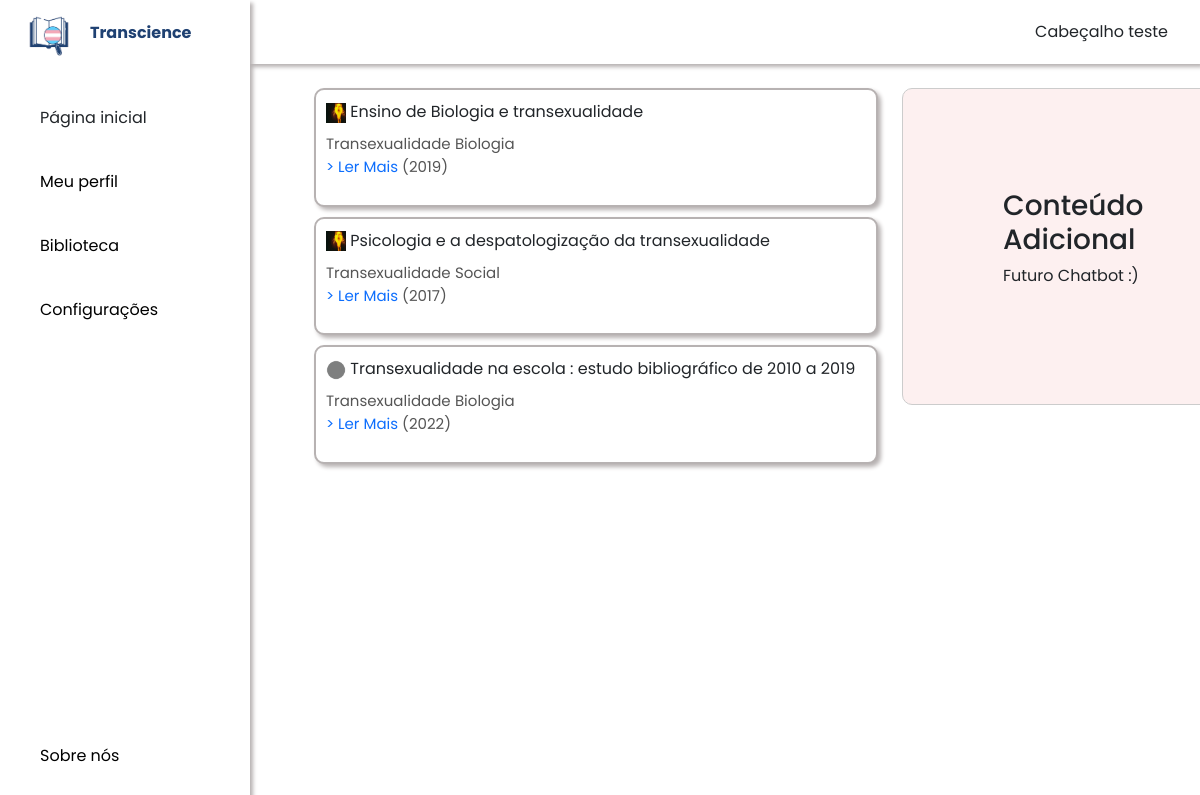
Page /biblioteca/index/ on the earlier database version.
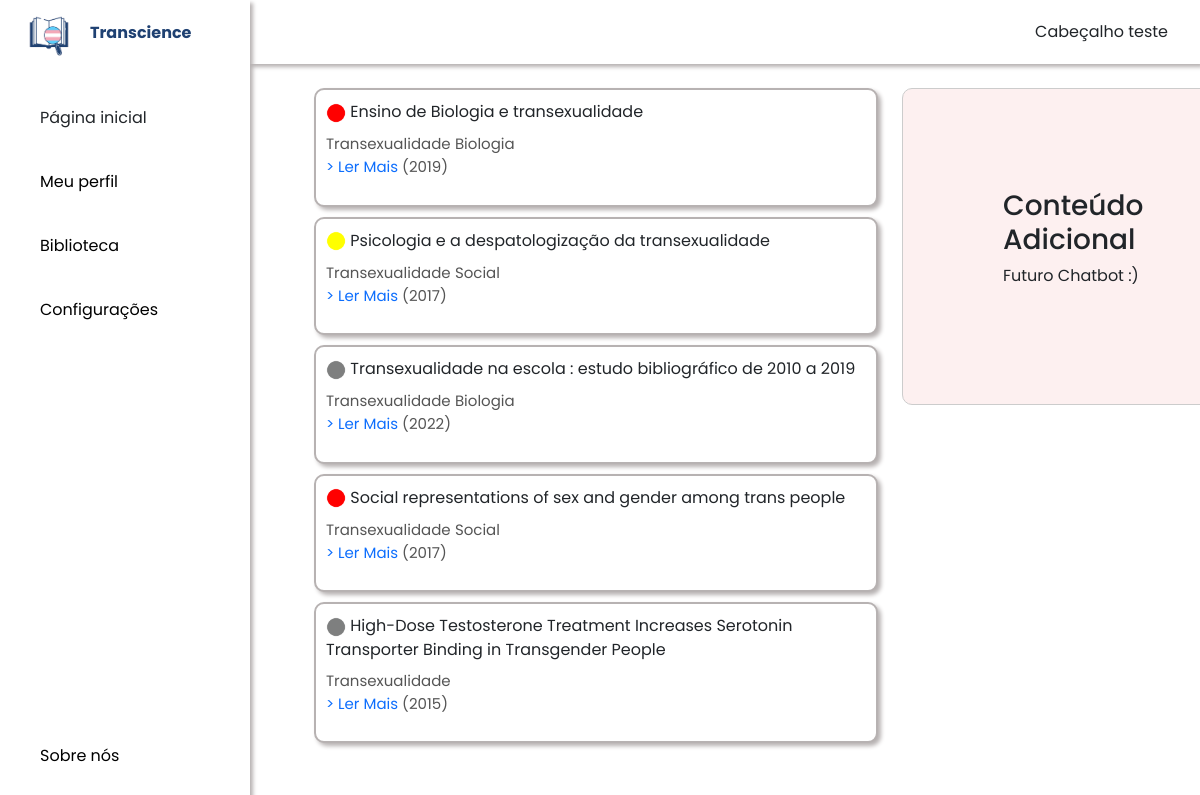
Same page on the later database version.
### biblioteca/models.py (models this page shows, shortened)
class Artigo(models.Model):
    titulo = models.CharField(max_length=200)
    link = models.CharField(max_length=255)
    autor = models.CharField(max_length=255)
    relevancia_id = models.ForeignKey(Relevancia, on_delete=models.CASCADE)
    ano_id = models.ForeignKey(Ano, on_delete=models.CASCADE)
    palavras_chave = models.ManyToManyField(PalavraChave, related_name='artigos')
    usuario = models.ManyToManyField(Usuarios, related_name='artigos')
    titulo = models.CharField(max_length=200)
    link = models.CharField(max_length=255)

class Relevancia(models.Model):
    descricao = models.TextField()
    imagem = models.ImageField(upload_to='biblioteca/images/relevancia/')

class PalavraChave(models.Model):
    nome = models.CharField(max_length=100)
    def __str__(self):
        return self.nome

class Ano(models.Model):
    descricao = models.CharField(max_length=255)
    def __str__(self):
        return self.descricao

### biblioteca/views.py (the view)
# urls.py: path("index/", views.IndexView.as_view(), name="index"),
class IndexView(generic.ListView):
    template_name = "biblioteca/index.html"
    context_object_name = "artigos"
    def get_queryset(self):
        return Artigo.objects.all()

### biblioteca/templates/biblioteca/index.html (shortened to what this page needs)
{% load static %}
<link rel="stylesheet" href="{% static 'css/bootstrap.min.css' %}">
<link rel="stylesheet" href="{% static 'fa/css/all.min.css' %}">
<link rel="stylesheet" href="{% static 'biblioteca/style.css' %}">
<body id="body-pd">
  <header class="header" id="header">
      <a> Cabeçalho teste</a>
  </header>
  <div class="l-navbar" id="nav-bar">
    <nav class="nav">
        <div>
            <a href="#" class="nav_logo">
                <img src="{% static 'biblioteca/images/logo.png' %}" alt="Logo" class="nav_logo-img">
                <span class="nav_logo-name">Transcience</span>
            </a>
            <div class="nav_list">
                <a href="#" class="nav_link active">
                    <span class="nav_name">Página inicial</span>
                </a>
                <a href="#" class="nav_link">
                    <span class="nav_name">Meu perfil</span>
                </a>
                <a href="#" class="nav_link">
                    <span class="nav_name">Biblioteca</span>
                </a>
                <a href="#" class="nav_link">
                    <span class="nav_name">Configurações</span>
                </a>
            </div>
        </div>
        <a href="#" class="nav_link">
            <span class="nav_name">Sobre nós</span>
        </a>
    </nav>
</div>
<div class="container-fluid">
  <div class="row">
    <div class="col-lg-8 col-md-12">
      <div class="artigos-container">
        {% if artigos %}
          <ul>
            {% for a in artigos %}
              <li class="artigo-item">
                {% if a.relevancia_id.imagem and a.relevancia_id.imagem.url %}
                <img src="{% get_media_prefix %}{{a.relevancia_id.imagem }}" alt="{{ a.relevancia_id.descricao }}" width="20" height="20">
              {% else %}
                <p>Imagem não disponível</p>
              {% endif %}
                <a>{{ a.titulo }}
                </a>
                {% for palavra_chave in a.palavras_chave.all %}
                  <span class="texto-menor">{{ palavra_chave }}</span>
                {% endfor %}
                <p class="texto-menor"><a href="{{ a.link }}" target="_blank"> > Ler Mais</a> ({{ a.ano_id }})</p>
              </li>
            {% endfor %}
          </ul>
        {% endif %}
      </div>
    </div>
    <div class="col-lg-4 col-md-12">
      <div class="additional-container">
        <h3>Conteúdo Adicional</h3>
        <p>Futuro Chatbot :)</p>
      </div>
    </div>
  </div>
</div>

### biblioteca/static/biblioteca/style.css (style rules this page uses)
* { font-family: "Poppins", sans-serif; }
body { position: relative; font-family: var(--body-font); transition: .5s; margin: 0; padding: 0; }
a { text-decoration: none; }
.artigos-container { padding: 0px; list-style-type: none; }
.artigo-item { border-radius: 10px; padding: 10px; margin-bottom: 10px; background-color: #ffffff; border: 2px solid rgb(183, 178, 178); list-style: none; box-shadow: 3px 3px 4px rgb(183, 178, 178); transition: transform 0.3s, box-shadow 0.3s; }
.texto-menor { font-size: 15px; color: #555; }
.header { width: 100%; height: var(--header-height); position: fixed; top: 0; left: 0; display: flex; align-items: center; justify-content: space-between; padding: 0 1rem; background-color: #ffffff; z-index: var(--z-fixed); transition: .5s; box-shadow: 3px 3px 4px rgb(183, 178, 178); }
.l-navbar { position: fixed; top: 0; left: 0; width: var(--nav-width); height: 100vh; background-color: #ffffff; padding: 0; transition: .5s; z-index: var(--z-fixed); box-shadow: 3px 3px 4px rgb(183, 178, 178); }
.nav { height: 100%; display: flex; flex-direction: column; justify-content: space-between; overflow: hidden; margin-top: 0; }
.nav_logo, .nav_link { display: grid; grid-template-columns: max-content max-content; align-items: center; column-gap: 1rem; padding: .5rem 0 .5rem 1.5rem; }
.nav_logo { margin-bottom: 2rem; }
.nav_logo-name { color: #1F4172; font-weight: 700; }
.nav_link { position: relative; color: var(--first-color-light); margin-bottom: 1.5rem; transition: .3s; }
.nav_logo-img { width: 50px; height: 50px; white-space: nowrap; }
.active { color: var(--black-color); }
.active::before { content: ''; position: absolute; left: 0; width: 2px; height: 32px; background-color: var(--white-color); }
@media screen and (min-width: 768px) { body { margin: calc(var(--header-height) + 1rem) 0 0 0; padding-left: calc(var(--nav-width) + 2rem); } }
@media screen and (min-width: 768px) { .header { height: calc(var(--header-height) + 1rem); padding: 0 2rem 0 calc(var(--nav-width) + 2rem); } }
@media screen and (min-width: 768px) { .l-navbar { left: 0; padding: 0; margin: 0; } }
@media screen and (min-width: 768px) { .artigos-container { background-color: #ffffff; } }
@media screen and (min-width: 768px) { .container-fluid { padding-left: 0; margin-left: 0; margin-top: calc(var(--header-height) + 40px); } }
@media screen and (min-width: 768px) { .additional-container { border: 1px solid #ccc; padding: 100px; background-color: #FDF0F0; border-radius: 10px; margin-bottom: 20px; position: fixed } }
@media screen and (min-width: 768px) { .row { margin-bottom: 1rem; } }

Differences in the rows shown:
changed through a linked row, Artigo "Ensino de Biologia e transexualidade": relevancia_id.imagem: a different picture
changed through a linked row, Artigo "Psicologia e a despatologização da transexualidade": relevancia_id.imagem: a different picture
added Artigo: relevancia_id.imagem (picture), titulo "Social representations of sex and gender among trans people", ano_id "2017", PalavraChave (nome "Transexualidade"), PalavraChave (nome "Social")
added Artigo: relevancia_id.imagem (picture), titulo "High-Dose Testosterone Treatment Increases Serotonin Transporter Binding in Transgender People", ano_id "2015", PalavraChave (nome "Transexualidade")
